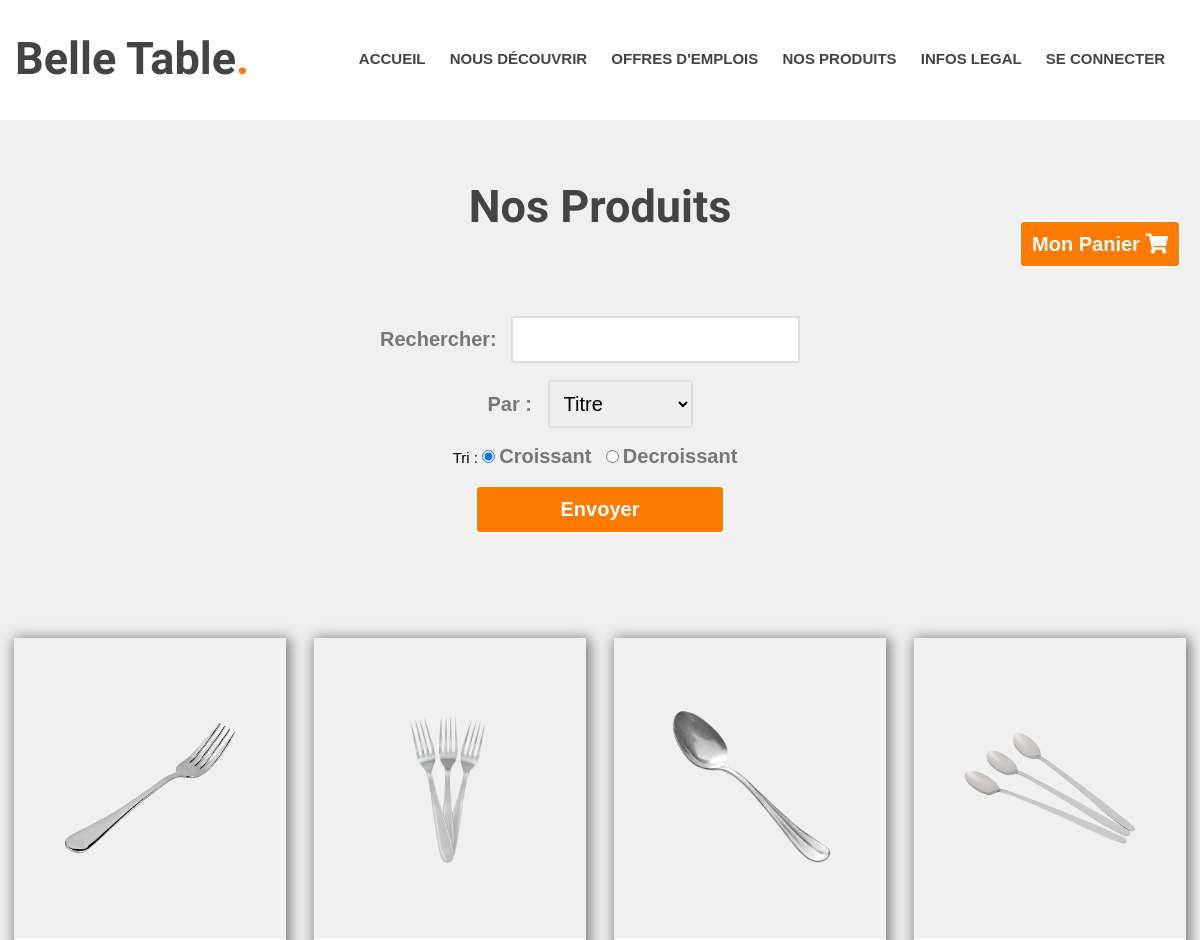
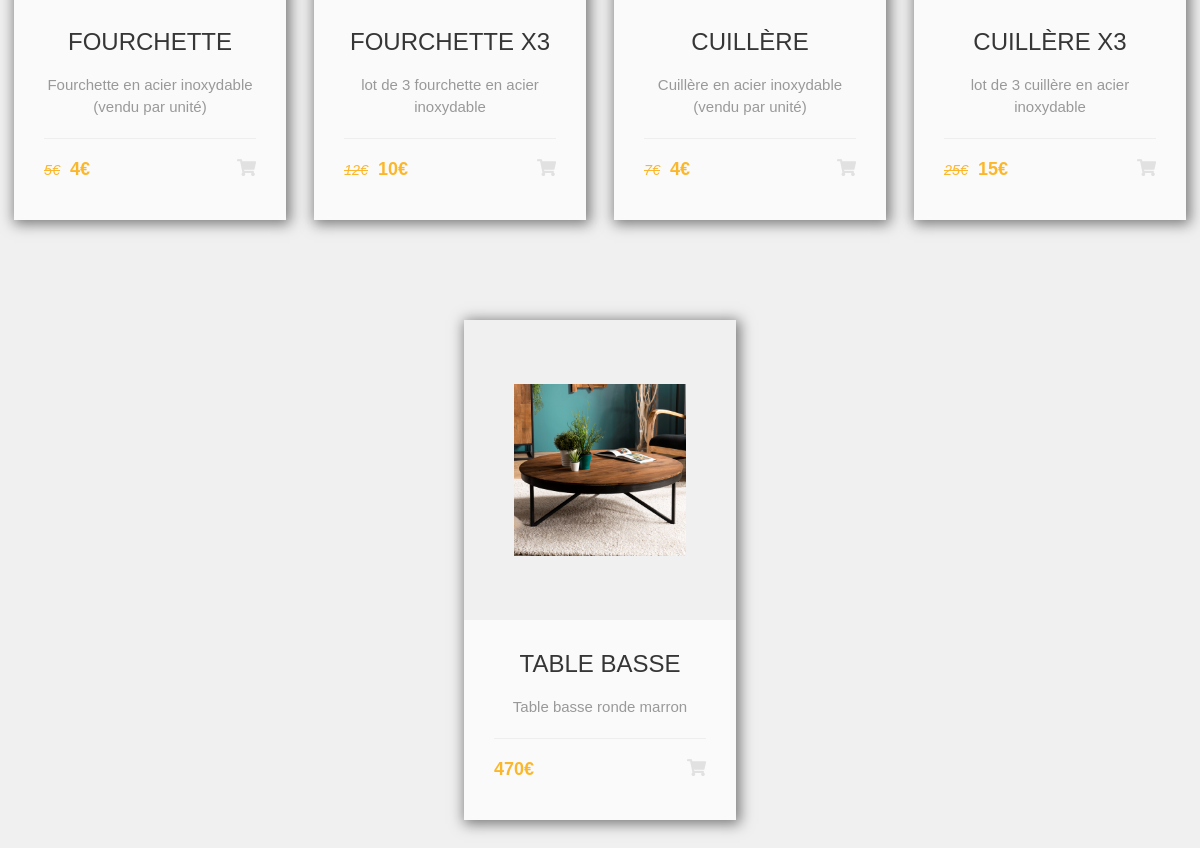
/produits.php, run on the app's committed database (2 pictures, top to bottom).
### tables this page shows
CREATE TABLE IF NOT EXISTS `produit` (
  `idproduit` int(50) NOT NULL AUTO_INCREMENT,
  `titre` text NOT NULL,
  `old_prix` int(11) DEFAULT NULL,
  `prix` float NOT NULL,
  `description` text,
  `image` text,
  UNIQUE KEY `idannonce` (`idproduit`)
);

### produits.php (the view, shortened to what this page needs)
<!DOCTYPE html>
<html>
<head>
	<link rel="stylesheet" type="text/css" href="produits.css">
	<link rel="stylesheet" type="text/css" href="styles.css">
	<link rel="stylesheet" href="https://pro.fontawesome.com/releases/v5.13.0/css/all.css">
	<?php
		require_once('include/en-tete.php');
		$req = mysqli_query($bdd, "SELECT * FROM produit ORDER BY idproduit");
    ?>
</head>
<body>
	<?php include("include/menu.php"); ?>
	<section id="possibilities">
		<div align="center">
			<h1>Nos Produits</h1>
			<a href="panier.php" class="button-4" style="margin-left: 1000px; text-decoration:none;">Mon Panier <i class="fas fa-shopping-cart"></i></a>
			<form action="produits.php" method="POST">
				<label for="search">Rechercher:</label>
				<input type="text" id="search" name="search">
				<br><br>
				<label for="filtreSearch">Par : </label>
				<select name="filtreSearch" id="filtreSearch" class="select">
					<option value = "titre" selected>Titre </option>
				</select> <br><br>
				<div>
					Tri :
				  	<input type="radio" name="tri" value="ASC"checked>
				  	<label>Croissant</label>
				  	<input type="radio" name="tri" value="DESC">
				  	<label>Decroissant</label>
				</div>
				<br>
				<input type="submit" class="button-4" value="Envoyer" name="monBouton"> <br><br><br>
			</form>
			<div class="content-product">
				<?php $i = 0; ?>
				<?php while($produit = mysqli_fetch_assoc($req)): ?>
					<div class="product-card">
						<div class="product-tumb">
							<img src="produits/<?php echo $produit['image']; ?>" alt="">
						</div>
						<div class="product-details">
							<h4><a href="afficher-produit.php?p=<?php echo $produit['idproduit']; ?>"><?php echo $produit['titre']; ?></a></h4>
							<p><?php echo $produit['description']; ?></p>
							<div class="product-bottom-details">
								<div class="product-price">
									<?php if(isset($produit['old_prix'])): ?>
										<small><?php echo $produit['old_prix']; ?>€</small>
									<?php endif; ?>
									<?php echo $produit['prix']; ?>€
								</div>
								<div class="product-links">
									<i class="fa fa-shopping-cart logo-panier<?php echo $i; ?>"></i>
								</div>
							</div>
						</div>
					</div>
					<?php $i++; ?>
				<?php endwhile; ?>
			</div>
		</div>
	</section>
</body>
</html>

### produits.css (style rules this page uses)
* { -webkit-box-sizing: border-box; box-sizing: border-box; margin: 0; padding: 0; }
body { font-family: 'Roboto', sans-serif; }
a { text-decoration: none; }
.content-product { display: flex; flex-wrap: wrap; }
.product-card { width: 272px; position: relative; -webkit-box-shadow: 5px 5px 15px 6px rgba(0,0,0,0.5); box-shadow: 2px 2px 13px 2px rgba(0,0,0,0.5); margin: 50px auto; background: #fafafa; }
.product-tumb { display: flex; align-items: center; justify-content: center; height: 300px; padding: 50px; background: #f0f0f0; }
.product-tumb img { max-width: 100%; max-height: 100%; }
.product-details { padding: 30px; }
.product-details h4 a { font-weight: 500; display: block; margin-bottom: 18px; text-transform: uppercase; color: #363636; text-decoration: none; transition: 0.3s; }
.product-details p { font-size: 15px; line-height: 22px; margin-bottom: 18px; color: #999; }
.product-bottom-details { overflow: hidden; border-top: 1px solid #eee; padding-top: 20px; display: flex; justify-content: space-between; margin-bottom: 10px; }
.product-bottom-details div { float: left; }
.product-price { font-size: 18px; color: #fbb72c; font-weight: 600; }
.product-price small { font-size: 80%; font-weight: 400; text-decoration: line-through; display: inline-block; margin-right: 5px; }
.product-links { text-align: right; }
.product-links i { display: inline-block; margin-left: 5px; color: #e1e1e1; transition: 0.3s; font-size: 17px; }

### styles.css (style rules this page uses)
* { margin: 0; padding: 0; }
body { font-family: Arial,sans-serif ; font-size: 15px }
h1,h2,h3,h4 { color:#444; }
h1 { font-family: 'Crete Round', serif; font-size: 45px; }
h4 { font-size: 24px; }
p { line-height: 20px; color: #777; }
a { text-decoration: none; color: #444; }
small { font-size: 13px; font-style: italic; }
#possibilities { background-color: #efefefef; padding: 60px 0; }
#possibilities p { text-align: center; margin-bottom: 20px; }
form { margin: 60px 0 20px 0; }
label { font-weight: bold; font-size: 20px; margin-right: 10px; color: #777; }
input[type="text"] { padding: 10px; font-size: 20px; margin-right: 20px; border: 2px solid #ddd; border-radius: 3px; }
.button-4 { color: #fff; font-size: 20px; width: 250px; height: auto; font-weight: bold; padding: 11px; background-color: #ff7a00; border: 2px solid white; border-radius : 5px; }
.select { padding: 10px; font-size: 20px; margin-right: 20px; border: 2px solid #ddd; border-radius: 3px; }

### data on the page
produit: image (picture), titre "FOURCHETTE", description "Fourchette en acier inoxydable (vendu par unité)", old_prix "5", prix "4"
produit: image (picture), titre "FOURCHETTE X3", description "lot de 3 fourchette en acier inoxydable", old_prix "12", prix "10"
produit: image (picture), titre "CUILLÈRE", description "Cuillère en acier inoxydable (vendu par unité)", old_prix "7", prix "4"
produit: image (picture), titre "CUILLÈRE X3", description "lot de 3 cuillère en acier inoxydable", old_prix "25", prix "15"
produit: image (picture), titre "TABLE BASSE", description "Table basse ronde marron", prix "470"
